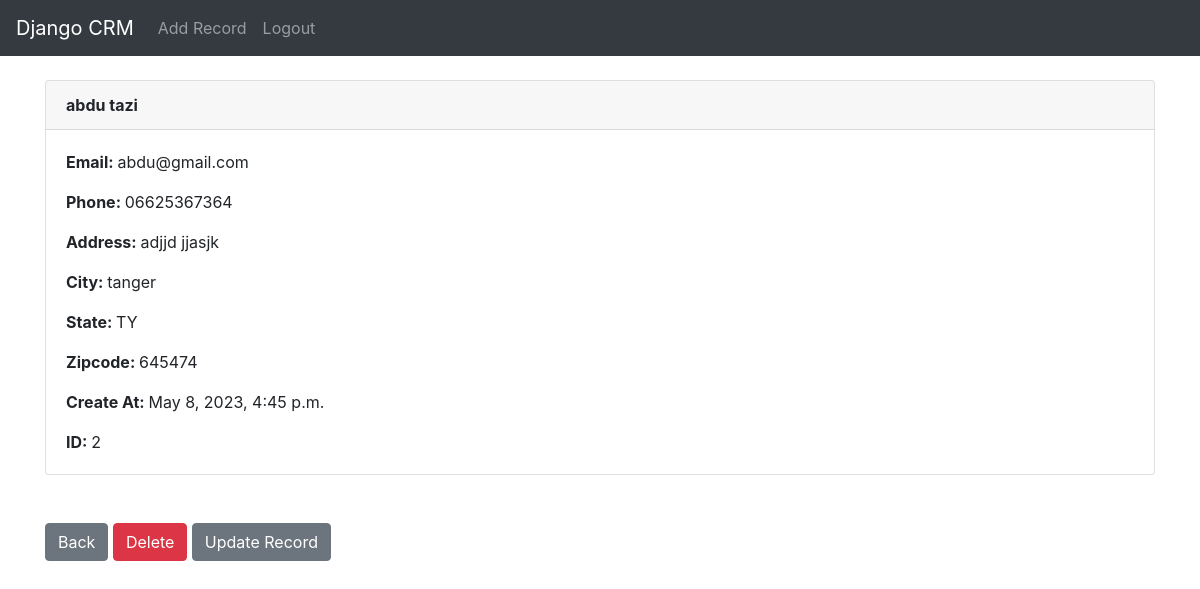
The page /record/2 (signed in) on the database its author committed.
### website/models.py (models this page shows, shortened)
class Record(models.Model):
    created_at = models.DateTimeField(auto_now_add=True)
    first_name = models.CharField(max_length=50)
    last_name = models.CharField(max_length=50)
    email = models.CharField(max_length=100)
    phone = models.CharField(max_length=15)
    address = models.CharField(max_length=100)
    city = models.CharField(max_length=50)
    state = models.CharField(max_length=50)
    zipcode = models.CharField(max_length=20)

### website/views.py (the view)
# urls.py: path('record/<int:pk>', views.customer_record, name='record'),
def customer_record(request, pk):
    if request.user.is_authenticated:
        customer_record = Record.objects.get(id=pk)
        return render(request, 'record.html', {'customer_record': customer_record})
    else:
        messages.success(request, "You must be Be Logged In To Views That page .. ")
        return redirect('home')

### website/templates/record.html
{% extends 'base.html' %}
{% block content %}
<div class="card">
  <div class="card-header"><strong>
    	{{ customer_record.first_name }}
		  {{ customer_record.last_name }}</strong>
  </div>
  <div class="card-body">
<p class="card-text">
<strong>Email: </strong>{{ customer_record.email }}</p>
<p class="card-text">
<strong>Phone: </strong>{{ customer_record.phone }}
</p>
<p class="card-text">
<strong>Address: </strong>{{ customer_record.address }}</p>
<p class="card-text">
<strong>City: </strong>{{ customer_record.city }}</p>
<p class="card-text">
<strong>State: </strong>{{ customer_record.state }}</p>
<p class="card-text">
<strong>Zipcode: </strong>{{ customer_record.zipcode }}</p>
<p class="card-text">
<strong>Create At: </strong>{{ customer_record.created_at }}</p>
<p class="card-text">
<strong>ID: </strong>{{ customer_record.id }}</p>
  </div>
</div>
<br/><br/>
<a href="{% url 'home' %}" class="btn btn-secondary">Back</a>
<a href="{% url 'delete_record' customer_record.id %}" class="btn btn-danger">Delete</a>
<a href="{% url 'update_record' customer_record.id %}" class="btn btn-secondary">Update Record</a>
{% endblock %}

### rows shown on the page
Record: first_name "abdu", last_name "tazi", email "abdu@gmail.com", phone "06625367364", address "adjjd jjasjk", city "tanger", state "TY", zipcode "645474", created_at "May 8, 2023, 4:45 p.m.", id "2"
